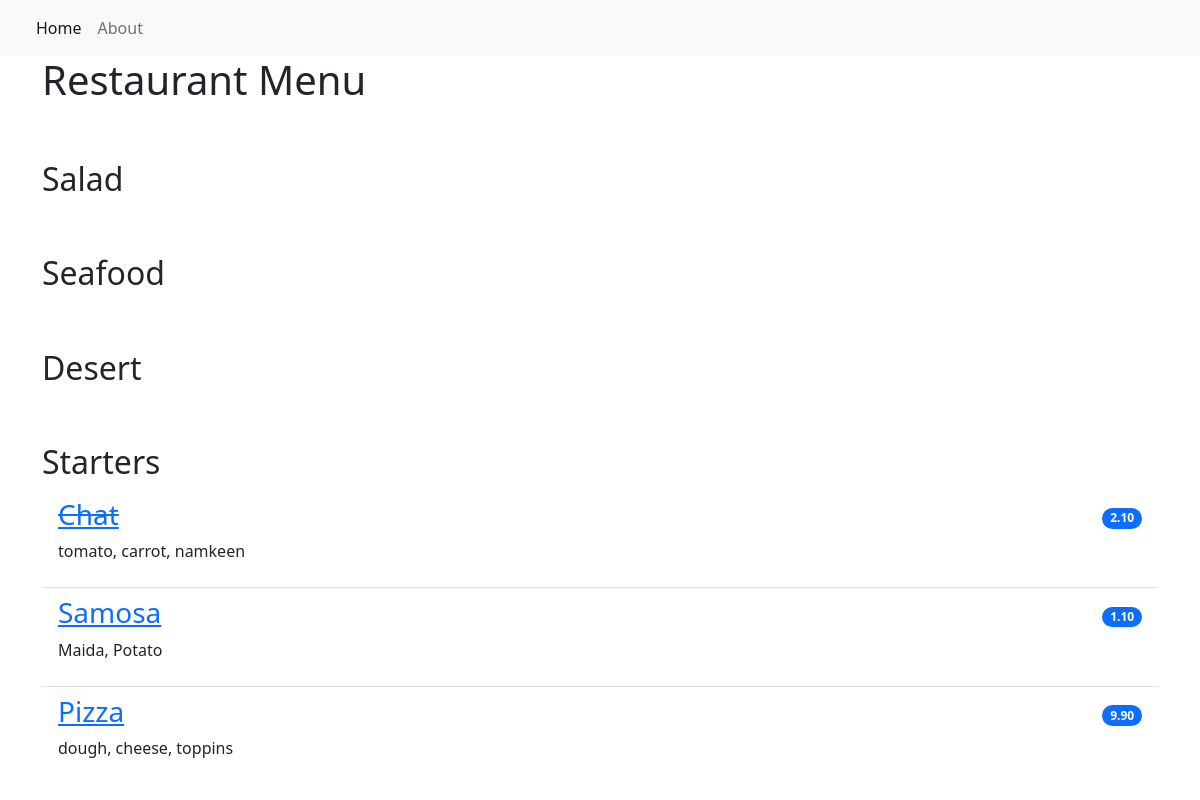
The page / on the database its author committed.
### resturant_menu/models.py (models this page shows, shortened)
class Item(models.Model):
    objects = None
    meal = models.CharField(max_length=1000, unique=True)
    description = models.CharField(max_length=2000)
    price = models.DecimalField(max_digits=10, decimal_places=2)
    meal_type = models.CharField(max_length=200, choices=MEAL_TYPE)
    author = models.ForeignKey(User, on_delete=models.PROTECT)
    status = models.IntegerField(choices=STATUS, default=1)
    date_created = models.DateTimeField(auto_now_add=True)
    date_updated = models.DateTimeField(auto_now=True)

### resturant_menu/views.py (the view)
# urls.py: path('',views.MenuList.as_view(),name="home"),
class MenuList(generic.ListView):
    queryset = Item.objects.order_by("-date_created")
    template_name = "index.html"
    def get_context_data(self, **kwargs):
        context = super().get_context_data(**kwargs)
        context["meals"] = MEAL_TYPE
        return context

### templates/index.html
{% extends 'base.html' %}
{% block content %}
<div class="container">
  <h1>Restaurant Menu</h1>
    <ul class="list-group list-group-flush">
        {% for meal in meals %}
            <h2 class="pt-5">{{ meal.1 }}</h2>
                {% for row in item_list %}
                    {% if row.meal_type == meal.0 %}
                        {% if row.status == 0 %}
                        <li class="list-group-item d-flex justify-content-between align-items-center border-0 pb-0">
                            <a href="{% url 'menu_item' row.pk %}"><h3><del>{{ row.meal }}</del></h3></a>
                            <span class="badge bg-primary rounded-pill">{{ row.price }}</span>
                        </li>
                        <li class="list-group-item pt-0">
                            <p>{{ row.description }}</p>
                        </li>
                        {% else %}
                        <li class="list-group-item d-flex justify-content-between align-items-center border-0 pb-0">
                            <a href="{% url 'menu_item' row.pk %}"><h3>{{ row.meal }}</h3></a>
                            <span class="badge bg-primary rounded-pill">{{ row.price }}</span>
                        </li>
                        <li class="list-group-item pt-0">
                            <p>{{ row.description }}</p>
                        </li>
                        {% endif %}
                    {% endif %}
                {% endfor %}
        {% endfor %}
    </ul>
</div>
{% endblock content %}

### templates/base.html (shortened to what this page needs)
<!DOCTYPE html>
<html lang="en">
    <head>
        <link href="https://cdn.jsdelivr.net/npm/bootstrap@5.2.0-beta1/dist/css/bootstrap.min.css" rel="stylesheet">
    </head>
    <body>
        <nav class="navbar navbar-expand-lg bg-light">
            <div class="container-fluid">
                <div class="collapse navbar-collapse" id="navbarNav">
                    <ul class="navbar-nav">
                         <li class="nav-item">
                            <a class="nav-link active" aria-current="page" href="{% url 'home' %}">Home</a>
                        </li>
                        <li class="nav-item">
                            <a class="nav-link" aria-current="page" href="{% url 'home' %}">About</a>
                        </li>
                    </ul>
                </div>
            </div>
        </nav>
        {% block content %}
        {% endblock content %}
    </body>
</html>

### rows shown on the page
Item: meal "Chat", price "2.10", description "tomato, carrot, namkeen"
Item: meal "Samosa", price "1.10", description "Maida, Potato"
Item: meal "Pizza", price "9.90", description "dough, cheese, toppins"

### other values the page prints
{{ meal.1 }} "Salad" "Seafood" "Desert" "Starters"
